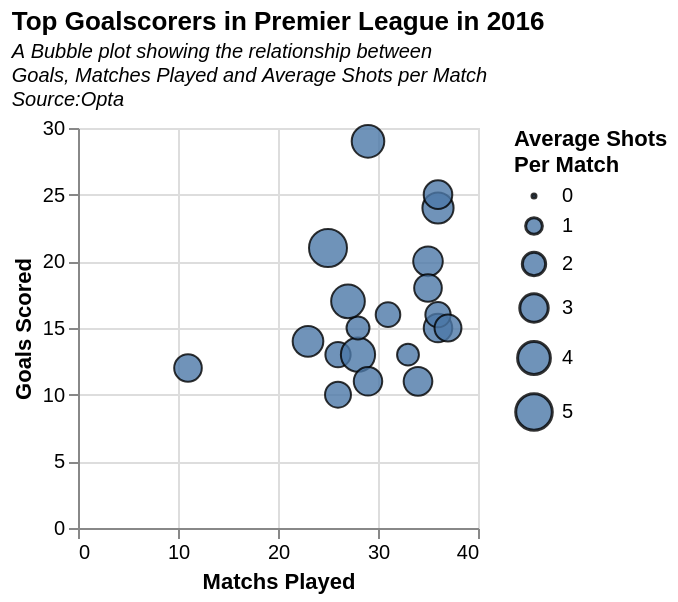

The Vega-Lite source for this figure:
### Vega-Lite specification from a JSON file in a GitHub repository (floating-point values rounded to 4 significant figures)
{"$schema": "https://vega.github.io/schema/vega-lite/v5.json", "description": "A bubbleplot showing Top Goalscorers in Premier League in 2016.", "title": {"text": "Top Goalscorers in Premier League in 2016", "subtitle": ["A Bubble plot showing the relationship between", "Goals, Matches Played and Average Shots per Match", "Source:Opta"], "subtitleFontStyle": "italic", "subtitleFontSize": 10, "anchor": "start", "color": "black"}, "width": 200, "height": 200, "data": {"values": [{"Country": "England", "League": "Premier League", "Club": "(INT)", "Player Names": "Alexis Sanchez", "Matches_Played": "36", "Substitution ": "2", "Mins": "3385", "Goals": "24", "xG": "19.24", "xG Per Avg Match": "0.54", "Shots": "129", "OnTarget": "49", "Shots Per Avg Match": "3.62", "On Target Per Avg Match": "1.38", "Year": "2016"}, {"Country": "England", "League": "Premier League", "Club": "(INT)", "Player Names": "Romelu Lukaku", "Matches_Played": "36", "Substitution ": "1", "Mins": "3448", "Goals": "25", "xG": "18.15", "xG Per Avg Match": "0.5", "Shots": "110", "OnTarget": "53", "Shots Per Avg Match": "3.03", "On Target Per Avg Match": "1.46", "Year": "2016"}, {"Country": "England", "League": "Premier League", "Club": "(TOT)", "Player Names": "Harry Kane", "Matches_Played": "29", "Substitution ": "1", "Mins": "2636", "Goals": "29", "xG": "18.87", "xG Per Avg Match": "0.68", "Shots": "110", "OnTarget": "58", "Shots Per Avg Match": "3.96", "On Target Per Avg Match": "2.09", "Year": "2016"}, {"Country": "England", "League": "Premier League", "Club": "(LEI)", "Player Names": "Jamie Vardy", "Matches_Played": "33", "Substitution ": "2", "Mins": "2938", "Goals": "13", "xG": "9.28", "xG Per Avg Match": "0.3", "Shots": "54", "OnTarget": "26", "Shots Per Avg Match": "1.75", "On Target Per Avg Match": "0.84", "Year": "2016"}, {"Country": "England", "League": "Premier League", "Club": "(CRY)", "Player Names": "Christian Benteke", "Matches_Played": "36", "Substitution ": "0", "Mins": "3299", "Goals": "15", "xG": "18.4", "xG Per Avg Match": "0.53", "Shots": "105", "OnTarget": "38", "Shots Per Avg Match": "3.02", "On Target Per Avg Match": "1.09", "Year": "2016"}, {"Country": "England", "League": "Premier League", "Club": "(ROM)", "Player Names": "Pedro None", "Matches_Played": "26", "Substitution ": "9", "Mins": "2250", "Goals": "10", "xG": "5.68", "xG Per Avg Match": "0.24", "Shots": "59", "OnTarget": "17", "Shots Per Avg Match": "2.49", "On Target Per Avg Match": "0.72", "Year": "2016"}, {"Country": "England", "League": "Premier League", "Club": "(RMA)", "Player Names": "Eden Hazard", "Matches_Played": "36", "Substitution ": "0", "Mins": "3101", "Goals": "16", "xG": "11.1", "xG Per Avg Match": "0.34", "Shots": "77", "OnTarget": "32", "Shots Per Avg Match": "2.36", "On Target Per Avg Match": "0.98", "Year": "2016"}, {"Country": "England", "League": "Premier League", "Club": "(LIV)", "Player Names": "Roberto Firmino", "Matches_Played": "34", "Substitution ": "1", "Mins": "3228", "Goals": "11", "xG": "10.87", "xG Per Avg Match": "0.32", "Shots": "104", "OnTarget": "43", "Shots Per Avg Match": "3.06", "On Target Per Avg Match": "1.27", "Year": "2016"}, {"Country": "England", "League": "Premier League", "Club": "(LIV)", "Player Names": "Sadio Mane", "Matches_Played": "26", "Substitution ": "1", "Mins": "2347", "Goals": "13", "xG": "9.14", "xG Per Avg Match": "0.37", "Shots": "58", "OnTarget": "24", "Shots Per Avg Match": "2.35", "On Target Per Avg Match": "0.97", "Year": "2016"}, {"Country": "England", "League": "Premier League", "Club": "(BAR)", "Player Names": "Philippe Coutinho", "Matches_Played": "28", "Substitution ": "3", "Mins": "2327", "Goals": "13", "xG": "9.31", "xG Per Avg Match": "0.38", "Shots": "107", "OnTarget": "36", "Shots Per Avg Match": "4.37", "On Target Per Avg Match": "1.47", "Year": "2016"}, {"Country": "England", "League": "Premier League", "Club": "(ATL)", "Player Names": "Diego Costa", "Matches_Played": "35", "Substitution ": "0", "Mins": "3232", "Goals": "20", "xG": "16.67", "xG Per Avg Match": "0.49", "Shots": "111", "OnTarget": "41", "Shots Per Avg Match": "3.26", "On Target Per Avg Match": "1.21", "Year": "2016"}, {"Country": "England", "League": "Premier League", "Club": "(TOT)", "Player Names": "Dele Alli", "Matches_Played": "35", "Substitution ": "2", "Mins": "3182", "Goals": "18", "xG": "15.07", "xG Per Avg Match": "0.45", "Shots": "95", "OnTarget": "43", "Shots Per Avg Match": "2.84", "On Target Per Avg Match": "1.28", "Year": "2016"}, {"Country": "England", "League": "Premier League", "Club": "(MNC)", "Player Names": "Sergio Aguero", "Matches_Played": "25", "Substitution ": "6", "Mins": "2444", "Goals": "21", "xG": "22.38", "xG Per Avg Match": "0.87", "Shots": "139", "OnTarget": "51", "Shots Per Avg Match": "5.4", "On Target Per Avg Match": "1.98", "Year": "2016"}, {"Country": "England", "League": "Premier League", "Club": "(RAN)", "Player Names": "Jermain Defoe", "Matches_Played": "37", "Substitution ": "0", "Mins": "3511", "Goals": "15", "xG": "15.52", "xG Per Avg Match": "0.42", "Shots": "99", "OnTarget": "31", "Shots Per Avg Match": "2.68", "On Target Per Avg Match": "0.84", "Year": "2016"}, {"Country": "England", "League": "Premier League", "Club": "(NAP)", "Player Names": "Fernando Llorente", "Matches_Played": "28", "Substitution ": "5", "Mins": "2562", "Goals": "15", "xG": "8.36", "xG Per Avg Match": "0.31", "Shots": "52", "OnTarget": "25", "Shots Per Avg Match": "1.93", "On Target Per Avg Match": "0.93", "Year": "2016"}, {"Country": "England", "League": "Premier League", "Club": "(WHU)", "Player Names": "Michail Antonio", "Matches_Played": "29", "Substitution ": "0", "Mins": "2493", "Goals": "11", "xG": "9.71", "xG Per Avg Match": "0.37", "Shots": "79", "OnTarget": "25", "Shots Per Avg Match": "3.01", "On Target Per Avg Match": "0.95", "Year": "2016"}, {"Country": "England", "League": "Premier League", "Club": "(ACM)", "Player Names": "Zlatan Ibrahimovic", "Matches_Played": "27", "Substitution ": "1", "Mins": "2578", "Goals": "17", "xG": "15.74", "xG Per Avg Match": "0.58", "Shots": "115", "OnTarget": "45", "Shots Per Avg Match": "4.24", "On Target Per Avg Match": "1.66", "Year": "2016"}, {"Country": "England", "League": "Premier League", "Club": "(CHE)", "Player Names": "Olivier Giroud", "Matches_Played": "11", "Substitution ": "18", "Mins": "1311", "Goals": "12", "xG": "6.9", "xG Per Avg Match": "0.5", "Shots": "39", "OnTarget": "20", "Shots Per Avg Match": "2.83", "On Target Per Avg Match": "1.45", "Year": "2016"}, {"Country": "England", "League": "Premier League", "Club": "(TOT)", "Player Names": "Son Heung-Min", "Matches_Played": "23", "Substitution ": "11", "Mins": "2174", "Goals": "14", "xG": "7.32", "xG Per Avg Match": "0.32", "Shots": "80", "OnTarget": "33", "Shots Per Avg Match": "3.5", "On Target Per Avg Match": "1.44", "Year": "2016"}, {"Country": "England", "League": "Premier League", "Club": "(BOU)", "Player Names": "Joshua King", "Matches_Played": "31", "Substitution ": "5", "Mins": "2856", "Goals": "16", "xG": "10.82", "xG Per Avg Match": "0.36", "Shots": "67", "OnTarget": "29", "Shots Per Avg Match": "2.23", "On Target Per Avg Match": "0.96", "Year": "2016"}]}, "mark": {"type": "circle", "opacity": 0.8, "stroke": "black", "strokeWidth": 1}, "encoding": {"x": {"field": "Matches_Played", "type": "quantitative", "title": "Matchs Played"}, "y": {"field": "Goals", "type": "quantitative", "title": "Goals Scored"}, "size": {"field": "Shots Per Avg Match", "type": "quantitative", "title": ["Average Shots", "Per Match"]}, "tooltip": [{"field": "Player Names", "type": "nominal", "title": "Player"}, {"field": "Matches_Played", "type": "quantitative", "title": "Games Played"}, {"field": "Goals", "type": "quantitative", "title": "Goals Scored"}, {"field": "Shots Per Avg Match", "type": "quantitative", "title": "Average Shots Per Match"}]}}
